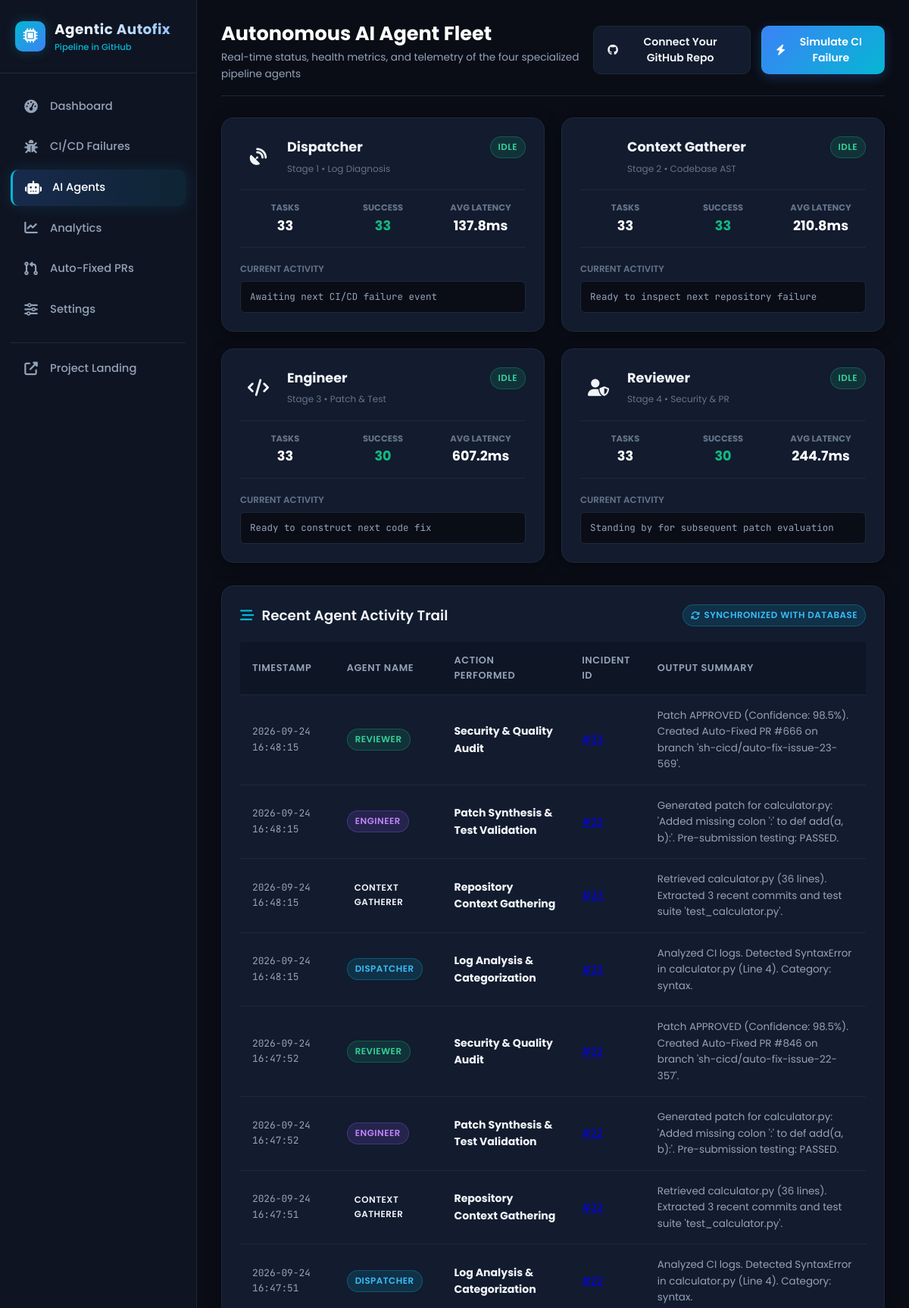
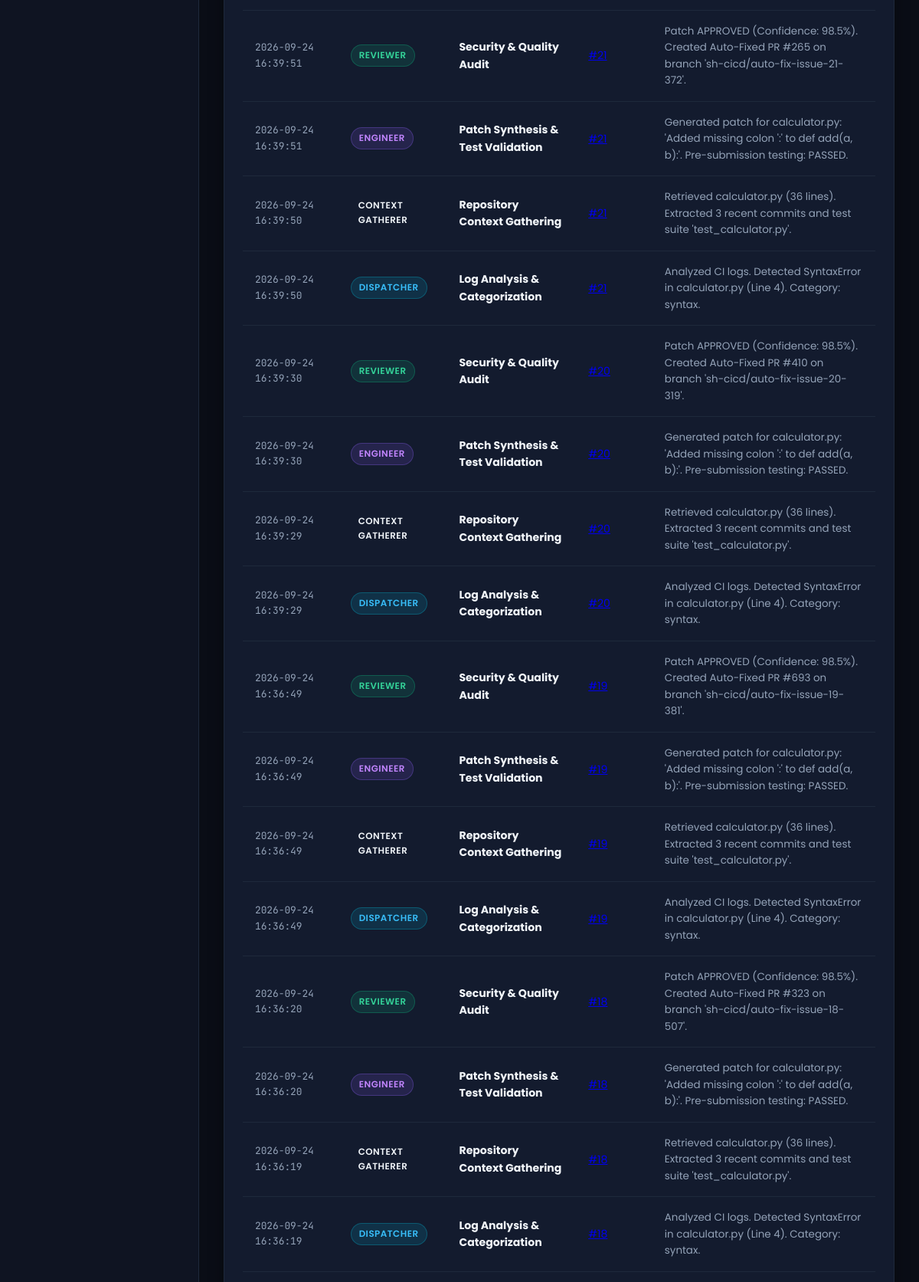
The app's page /agents (upper part) with its own data (2 pictures, top to bottom).
### tables this page shows
CREATE TABLE agents (
        id INTEGER PRIMARY KEY AUTOINCREMENT,
        agent_name TEXT UNIQUE NOT NULL,
        status TEXT NOT NULL DEFAULT 'IDLE',
        current_task TEXT DEFAULT 'Waiting for workflow triggers...',
        completed_tasks INTEGER DEFAULT 0,
        successful_fixes INTEGER DEFAULT 0,
        failed_tasks INTEGER DEFAULT 0,
        avg_latency_ms REAL DEFAULT 420.0,
        last_active TIMESTAMP DEFAULT CURRENT_TIMESTAMP
    );

CREATE TABLE agent_logs (
        id INTEGER PRIMARY KEY AUTOINCREMENT,
        failure_id INTEGER,
        agent_name TEXT NOT NULL,
        action TEXT NOT NULL,
        output_summary TEXT NOT NULL,
        timestamp TIMESTAMP DEFAULT CURRENT_TIMESTAMP,
        FOREIGN KEY (failure_id) REFERENCES failures (id) ON DELETE CASCADE
    );

### app.py (the view)
@app.route("/agents")
def agents_view():
    all_agents = get_agents()
    recent_logs = get_agent_logs(limit=25)
    return render_template("agents.html", agents=all_agents, logs=recent_logs)

### database/database.py (called while the page is built)
def get_db_connection():
    conn = sqlite3.connect(DB_FILE)
    conn.row_factory = sqlite3.Row
    conn.execute("PRAGMA foreign_keys = ON")
    return conn

### database/models.py (called while the page is built)
def get_agents():
    conn = get_db_connection()
    agents = conn.execute("SELECT * FROM agents ORDER BY id ASC").fetchall()
    conn.close()
    return [dict(a) for a in agents]

def get_agent_logs(failure_id=None, limit=100):
    conn = get_db_connection()
    if failure_id:
        logs = conn.execute(
            "SELECT * FROM agent_logs WHERE failure_id = ? ORDER BY timestamp DESC, id DESC LIMIT ?",
            (failure_id, limit)
        ).fetchall()
    else:
        logs = conn.execute(
            "SELECT * FROM agent_logs ORDER BY timestamp DESC, id DESC LIMIT ?",
            (limit,)
        ).fetchall()
    conn.close()
    return [dict(l) for l in logs]

### templates/agents.html (shortened to what this page needs)
{% extends "base.html" %}
{% block page_title %}Autonomous AI Agent Fleet{% endblock %}
{% block page_subtitle %}Real-time status, health metrics, and telemetry of the four specialized pipeline agents{% endblock %}
{% block content %}
<div class="agent-grid">
  {% for agent in agents %}
  <div class="agent-card">
    <div class="agent-card-header">
      <div style="display: flex; align-items: center; gap: 14px;">
        <div class="agent-avatar {% if agent.agent_name == 'Dispatcher' %}blue{% elif agent.agent_name == 'Context Gatherer' %}cyan{% elif agent.agent_name == 'Engineer' %}purple{% else %}green{% endif %}">
          {% if agent.agent_name == 'Dispatcher' %}
            <i class="fas fa-satellite-dish"></i>
          {% elif agent.agent_name == 'Context Gatherer' %}
            <i class="fas fa-search-nodes"></i>
          {% elif agent.agent_name == 'Engineer' %}
            <i class="fas fa-code"></i>
          {% else %}
            <i class="fas fa-user-shield"></i>
          {% endif %}
        </div>
        <div>
          <h3 style="font-size: 1.1rem; font-weight: 700;">{{ agent.agent_name }}</h3>
          <span style="font-size: 0.75rem; color: var(--text-dim);">
            {% if agent.agent_name == 'Dispatcher' %}Stage 1 &bull; Log Diagnosis
            {% elif agent.agent_name == 'Context Gatherer' %}Stage 2 &bull; Codebase AST
            {% elif agent.agent_name == 'Engineer' %}Stage 3 &bull; Patch & Test
            {% else %}Stage 4 &bull; Security & PR
            {% endif %}
          </span>
        </div>
      </div>
      <span class="badge {% if agent.status == 'ACTIVE' %}badge-info{% elif agent.status == 'BUSY' %}badge-warning{% else %}badge-success{% endif %}">
        {{ agent.status }}
      </span>
    </div>
    <div class="agent-stats-row">
      <div class="agent-mini-stat">
        <h6>Tasks</h6>
        <span>{{ agent.completed_tasks }}</span>
      </div>
      <div class="agent-mini-stat">
        <h6>Success</h6>
        <span style="color: var(--success);">{{ agent.successful_fixes }}</span>
      </div>
      <div class="agent-mini-stat">
        <h6>Avg Latency</h6>
        <span>{{ agent.avg_latency_ms }}ms</span>
      </div>
    </div>
    <div style="margin-top: 10px;">
      <span style="font-size: 0.74rem; color: var(--text-dim); text-transform: uppercase; font-weight: 600;">Current Activity</span>
      <div class="agent-task-box" style="margin-top: 5px;">
        {{ agent.current_task }}
      </div>
    </div>
  </div>
  {% endfor %}
</div>
<div class="card-table">
  <div class="section-header">
    <div class="section-title">
      <i class="fas fa-stream" style="color: var(--cyan);"></i>
      <span>Recent Agent Activity Trail</span>
    </div>
    <span class="badge badge-info"><i class="fas fa-sync"></i> Synchronized with Database</span>
  </div>
  <table class="custom-table">
    <thead>
      <tr>
        <th>Timestamp</th>
        <th>Agent Name</th>
        <th>Action Performed</th>
        <th>Incident ID</th>
        <th>Output Summary</th>
      </tr>
    </thead>
    <tbody>
      {% for log in logs %}
      <tr>
        <td style="font-size: 0.8rem; color: var(--text-muted); font-family: 'JetBrains Mono', monospace;">{{ log.timestamp }}</td>
        <td>
          <span class="badge {% if log.agent_name == 'Dispatcher' %}badge-info{% elif log.agent_name == 'Context Gatherer' %}badge-cyan{% elif log.agent_name == 'Engineer' %}badge-purple{% else %}badge-success{% endif %}">
            {{ log.agent_name }}
          </span>
        </td>
        <td><strong>{{ log.action }}</strong></td>
        <td><a href="#" onclick="viewFailureDetails({{ log.failure_id }}); return false;">#{{ log.failure_id }}</a></td>
        <td style="color: var(--text-muted); font-size: 0.84rem;">
          {{ log.output_summary }}
        </td>
      </tr>
      {% else %}
      <tr>
        <td colspan="5" style="text-align: center; color: var(--text-dim);">No agent actions logged yet.</td>
      </tr>
      {% endfor %}
    </tbody>
  </table>
</div>
{% endblock %}

### static/css/style.css (style rules this page uses)
:root { --bg-main: #0a0d16; --bg-sidebar: #0f1422; --bg-card: #131b2e; --bg-card-hover: #18223a; --bg-input: #0b1120; --border-color: #1e293b; --border-highlight: #334155; --text-main: #f1f5f9; --text-muted: #94a3b8; --text-dim: #64748b; --primary: #3b82f6; --primary-glow: rgba(59, 130, 246, 0.25); --cyan: #06b6d4; --cyan-glow: rgba(6, 182, 212, 0.25); --purple: #8b5cf6; --purple-glow: rgba(139, 92, 246, 0.25); --success: #10b981; --success-glow: rgba(16, 185, 129, 0.25); --warning: #f59e0b; --warning-glow: rgba(245, 158, 11, 0.25); --danger: #ef4444; --danger-glow: rgba(239, 68, 68, 0.25); --sidebar-width: 260px; --radius-sm: 6px; --radius-md: 10px; --radius-lg: 16px; --shadow-card: 0 4px 20px rgba(0, 0, 0, 0.35); --transition-fast: 0.2s ease; --transition-normal: 0.3s ease; }
* { box-sizing: border-box; margin: 0; padding: 0; }
body { font-family: 'Poppins', sans-serif; background-color: var(--bg-main); color: var(--text-main); line-height: 1.6; min-height: 100vh; overflow-x: hidden; }
.section-header { display: flex; justify-content: space-between; align-items: center; margin-bottom: 20px; }
.section-title { font-size: 1.15rem; font-weight: 600; display: flex; align-items: center; gap: 10px; }
.card-table { background-color: var(--bg-card); border: 1px solid var(--border-color); border-radius: var(--radius-lg); padding: 24px; margin-bottom: 30px; box-shadow: var(--shadow-card); overflow-x: auto; }
.custom-table { width: 100%; border-collapse: collapse; text-align: left; }
.custom-table th { padding: 14px 16px; background-color: rgba(11, 17, 32, 0.6); color: var(--text-muted); font-size: 0.8rem; font-weight: 600; text-transform: uppercase; letter-spacing: 0.6px; border-bottom: 1px solid var(--border-color); }
.custom-table td { padding: 16px; font-size: 0.88rem; color: var(--text-main); border-bottom: 1px solid var(--border-color); vertical-align: middle; }
.badge { display: inline-flex; align-items: center; gap: 5px; padding: 4px 10px; border-radius: 20px; font-size: 0.74rem; font-weight: 600; text-transform: uppercase; letter-spacing: 0.5px; }
.badge-success { background: rgba(16, 185, 129, 0.15); color: #34d399; border: 1px solid rgba(16, 185, 129, 0.3); }
.badge-info { background: rgba(6, 182, 212, 0.15); color: #38bdf8; border: 1px solid rgba(6, 182, 212, 0.3); }
.badge-purple { background: rgba(139, 92, 246, 0.15); color: #c084fc; border: 1px solid rgba(139, 92, 246, 0.3); }
.agent-grid { display: grid; grid-template-columns: repeat(auto-fit, minmax(280px, 1fr)); gap: 22px; margin-bottom: 30px; }
.agent-card { background-color: var(--bg-card); border: 1px solid var(--border-color); border-radius: var(--radius-lg); padding: 24px; box-shadow: var(--shadow-card); position: relative; overflow: hidden; transition: transform var(--transition-fast), border-color var(--transition-fast); }
.agent-card-header { display: flex; justify-content: space-between; align-items: flex-start; margin-bottom: 16px; }
.agent-avatar { width: 48px; height: 48px; border-radius: var(--radius-md); display: flex; align-items: center; justify-content: center; font-size: 1.4rem; }
.agent-stats-row { display: grid; grid-template-columns: repeat(3, 1fr); gap: 10px; padding: 14px 0; border-top: 1px solid var(--border-color); border-bottom: 1px solid var(--border-color); margin: 14px 0; text-align: center; }
.agent-mini-stat h6 { font-size: 0.72rem; color: var(--text-dim); text-transform: uppercase; }
.agent-mini-stat span { font-size: 1.1rem; font-weight: 700; color: #fff; }
.agent-task-box { background-color: var(--bg-main); border: 1px solid var(--border-color); border-radius: var(--radius-sm); padding: 10px 12px; font-family: 'JetBrains Mono', monospace; font-size: 0.78rem; color: var(--text-muted); }

### records on screen
agents: agent_name "Dispatcher", shows "Stage 1 • Log Diagnosis", status "IDLE", completed_tasks "33", successful_fixes "33", avg_latency_ms "137.8", current_task "Awaiting next CI/CD failure event"
agents: agent_name "Context Gatherer", shows "Stage 2 • Codebase AST", status "IDLE", completed_tasks "33", successful_fixes "33", avg_latency_ms "210.8", current_task "Ready to inspect next repository failure"
agents: agent_name "Engineer", shows "Stage 3 • Patch & Test", status "IDLE", completed_tasks "33", successful_fixes "30", avg_latency_ms "607.2", current_task "Ready to construct next code fix"
agents: agent_name "Reviewer", shows "Stage 4 • Security & PR", status "IDLE", completed_tasks "33", successful_fixes "30", avg_latency_ms "244.7", current_task "Standing by for subsequent patch evaluation"
agent_logs: timestamp "2026-09-24 16:48:15", agent_name "REVIEWER", action "Security & Quality Audit", output_summary "Patch APPROVED (Confidence: 98.5%). Created Auto-Fixed PR #666 on branch 'sh-cicd/auto-fix-issue-23-569'."
agent_logs: timestamp "2026-09-24 16:48:15", agent_name "ENGINEER", action "Patch Synthesis & Test Validation", output_summary "Generated patch for calculator.py: 'Added missing colon ':' to def add(a, b):'. Pre-submission testing: PASSED."
agent_logs: timestamp "2026-09-24 16:48:15", agent_name "CONTEXT GATHERER", action "Repository Context Gathering", output_summary "Retrieved calculator.py (36 lines). Extracted 3 recent commits and test suite 'test_calculator.py'."
agent_logs: timestamp "2026-09-24 16:48:15", agent_name "DISPATCHER", action "Log Analysis & Categorization", output_summary "Analyzed CI logs. Detected SyntaxError in calculator.py (Line 4). Category: syntax."
agent_logs: timestamp "2026-09-24 16:47:52", agent_name "REVIEWER", action "Security & Quality Audit", output_summary "Patch APPROVED (Confidence: 98.5%). Created Auto-Fixed PR #846 on branch 'sh-cicd/auto-fix-issue-22-357'."
agent_logs: timestamp "2026-09-24 16:47:52", agent_name "ENGINEER", action "Patch Synthesis & Test Validation", output_summary "Generated patch for calculator.py: 'Added missing colon ':' to def add(a, b):'. Pre-submission testing: PASSED."
agent_logs: timestamp "2026-09-24 16:47:51", agent_name "CONTEXT GATHERER", action "Repository Context Gathering", output_summary "Retrieved calculator.py (36 lines). Extracted 3 recent commits and test suite 'test_calculator.py'."
agent_logs: timestamp "2026-09-24 16:47:51", agent_name "DISPATCHER", action "Log Analysis & Categorization", output_summary "Analyzed CI logs. Detected SyntaxError in calculator.py (Line 4). Category: syntax."
agent_logs: timestamp "2026-09-24 16:39:51", agent_name "REVIEWER", action "Security & Quality Audit", output_summary "Patch APPROVED (Confidence: 98.5%). Created Auto-Fixed PR #265 on branch 'sh-cicd/auto-fix-issue-21-372'."
agent_logs: timestamp "2026-09-24 16:39:51", agent_name "ENGINEER", action "Patch Synthesis & Test Validation", output_summary "Generated patch for calculator.py: 'Added missing colon ':' to def add(a, b):'. Pre-submission testing: PASSED."
agent_logs: timestamp "2026-09-24 16:39:50", agent_name "CONTEXT GATHERER", action "Repository Context Gathering", output_summary "Retrieved calculator.py (36 lines). Extracted 3 recent commits and test suite 'test_calculator.py'."
agent_logs: timestamp "2026-09-24 16:39:50", agent_name "DISPATCHER", action "Log Analysis & Categorization", output_summary "Analyzed CI logs. Detected SyntaxError in calculator.py (Line 4). Category: syntax."
agent_logs: timestamp "2026-09-24 16:39:30", agent_name "REVIEWER", action "Security & Quality Audit", output_summary "Patch APPROVED (Confidence: 98.5%). Created Auto-Fixed PR #410 on branch 'sh-cicd/auto-fix-issue-20-319'."
agent_logs: timestamp "2026-09-24 16:39:30", agent_name "ENGINEER", action "Patch Synthesis & Test Validation", output_summary "Generated patch for calculator.py: 'Added missing colon ':' to def add(a, b):'. Pre-submission testing: PASSED."
agent_logs: timestamp "2026-09-24 16:39:29", agent_name "CONTEXT GATHERER", action "Repository Context Gathering", output_summary "Retrieved calculator.py (36 lines). Extracted 3 recent commits and test suite 'test_calculator.py'."
agent_logs: timestamp "2026-09-24 16:39:29", agent_name "DISPATCHER", action "Log Analysis & Categorization", output_summary "Analyzed CI logs. Detected SyntaxError in calculator.py (Line 4). Category: syntax."
agent_logs: timestamp "2026-09-24 16:36:49", agent_name "REVIEWER", action "Security & Quality Audit", output_summary "Patch APPROVED (Confidence: 98.5%). Created Auto-Fixed PR #693 on branch 'sh-cicd/auto-fix-issue-19-381'."
agent_logs: timestamp "2026-09-24 16:36:49", agent_name "ENGINEER", action "Patch Synthesis & Test Validation", output_summary "Generated patch for calculator.py: 'Added missing colon ':' to def add(a, b):'. Pre-submission testing: PASSED."
agent_logs: timestamp "2026-09-24 16:36:49", agent_name "CONTEXT GATHERER", action "Repository Context Gathering", output_summary "Retrieved calculator.py (36 lines). Extracted 3 recent commits and test suite 'test_calculator.py'."
agent_logs: timestamp "2026-09-24 16:36:49", agent_name "DISPATCHER", action "Log Analysis & Categorization", output_summary "Analyzed CI logs. Detected SyntaxError in calculator.py (Line 4). Category: syntax."
agent_logs: timestamp "2026-09-24 16:36:20", agent_name "REVIEWER", action "Security & Quality Audit", output_summary "Patch APPROVED (Confidence: 98.5%). Created Auto-Fixed PR #323 on branch 'sh-cicd/auto-fix-issue-18-507'."
agent_logs: timestamp "2026-09-24 16:36:20", agent_name "ENGINEER", action "Patch Synthesis & Test Validation", output_summary "Generated patch for calculator.py: 'Added missing colon ':' to def add(a, b):'. Pre-submission testing: PASSED."
agent_logs: timestamp "2026-09-24 16:36:19", agent_name "CONTEXT GATHERER", action "Repository Context Gathering", output_summary "Retrieved calculator.py (36 lines). Extracted 3 recent commits and test suite 'test_calculator.py'."
agent_logs: timestamp "2026-09-24 16:36:19", agent_name "DISPATCHER", action "Log Analysis & Categorization", output_summary "Analyzed CI logs. Detected SyntaxError in calculator.py (Line 4). Category: syntax."
